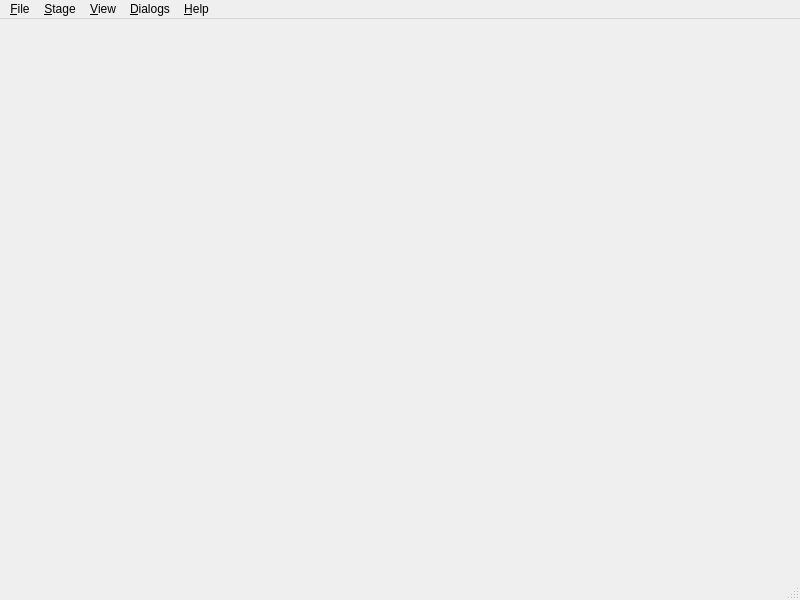
<?xml version="1.0" encoding="UTF-8"?>
<ui version="4.0">
 <class>MainWindow</class>
 <widget class="QMainWindow" name="MainWindow">
  <property name="geometry">
   <rect>
    <x>0</x>
    <y>0</y>
    <width>800</width>
    <height>600</height>
   </rect>
  </property>
  <property name="windowTitle">
   <string>SciVis3DClass</string>
  </property>
  <widget class="QWidget" name="centralwidget"/>
  <widget class="QMenuBar" name="menubar">
   <property name="geometry">
    <rect>
     <x>0</x>
     <y>0</y>
     <width>800</width>
     <height>19</height>
    </rect>
   </property>
   <widget class="QMenu" name="menuFile">
    <property name="title">
     <string>&amp;File</string>
    </property>
    <addaction name="action_Quit"/>
   </widget>
   <widget class="QMenu" name="menuView">
    <property name="title">
     <string>&amp;View</string>
    </property>
   </widget>
   <widget class="QMenu" name="menuDialogs">
    <property name="title">
     <string>&amp;Dialogs</string>
    </property>
   </widget>
   <widget class="QMenu" name="menuHelp">
    <property name="title">
     <string>&amp;Help</string>
    </property>
   </widget>
   <widget class="QMenu" name="menuStage">
    <property name="title">
     <string>&amp;Stage</string>
    </property>
   </widget>
   <addaction name="menuFile"/>
   <addaction name="menuStage"/>
   <addaction name="menuView"/>
   <addaction name="menuDialogs"/>
   <addaction name="menuHelp"/>
  </widget>
  <widget class="QStatusBar" name="statusbar"/>
  <action name="action_Quit">
   <property name="text">
    <string>&amp;Quit</string>
   </property>
  </action>
 </widget>
 <resources/>
 <connections/>
</ui>
